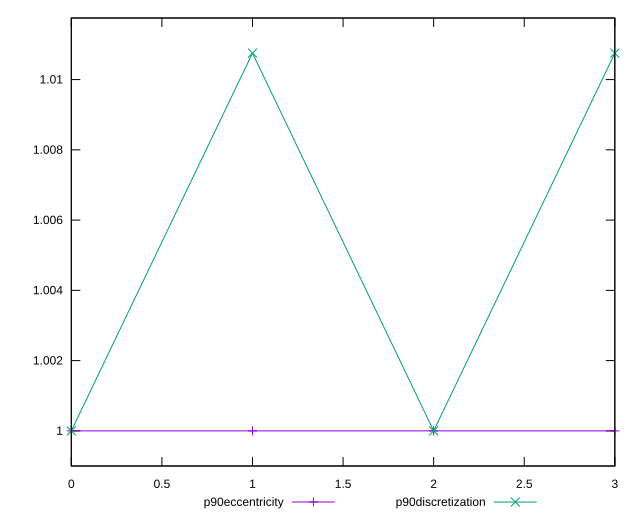

Here is the gnuplot script that generated this plot:
reset

$p90Eccentricity <<EOF
0 1
1 0.9999999999999997
2 1.0000000000000002
3 1.0000000000000002
EOF

$p90Discretization <<EOF
0 1
1 1.010752688172043
2 1
3 1.010752688172043
EOF

set key outside below
set xrange [0:3]
set yrange [0.9989999999999997:1.011752688172043]
set trange [0.9989999999999997:1.011752688172043]
set terminal svg size 640, 520 enhanced background rgb 'white'
set output "reports/report_00033_2021-03-01T14-23-16.841Z/first-cpu-idle/progression/eccentricity.svg"

plot $p90Eccentricity title "p90eccentricity" with linespoints, \
     $p90Discretization title "p90discretization" with linespoints

reset
